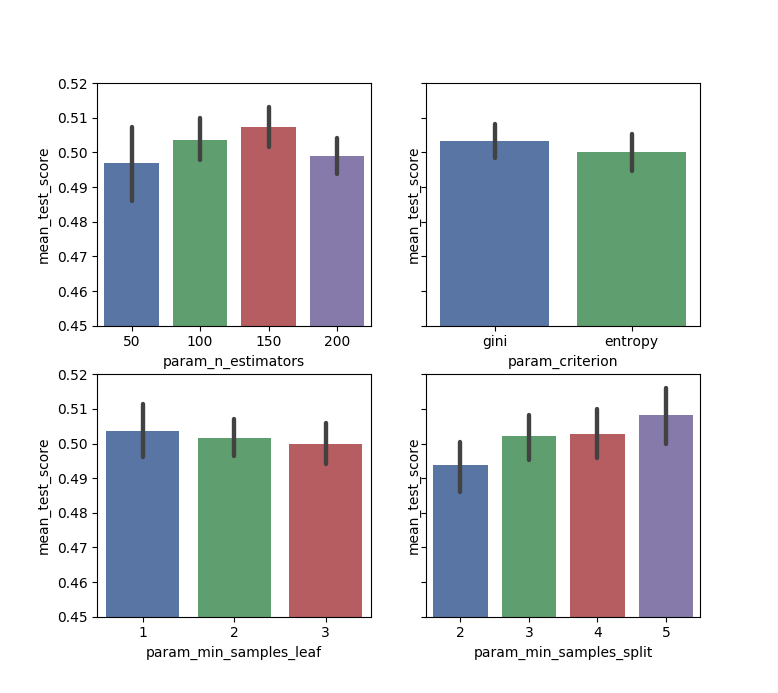

The Python source for this figure:
import pandas as pd
import numpy as np
import seaborn as sns
import matplotlib.pyplot as plt
from sklearn.ensemble import RandomForestClassifier
from sklearn.model_selection import RandomizedSearchCV, GridSearchCV


class LoadData(object):
    def __init__(self,
                 clinical_path='data/tidy/train_cli.csv',
                 proteomic_path='data/tidy/train_pro.csv',
                 mismatch_path='data/tidy/sum_tab_1.csv'):
        self.clinical = pd.read_csv(clinical_path, index_col=0)
        self.proteomic = pd.read_csv(proteomic_path, index_col=0)
        self.proteomic = self.fix_data(self.proteomic)
        self.proteomic = self.normalize(self.proteomic)
        self.mismatch = pd.read_csv(mismatch_path, index_col=0)


    def normalize(self, df):
        return (df - df.mean()) / (df.max() - df.min())

    def fix_data(self, df):
        bad_columns = ["TMEM35A"]
        return df.fillna(0.0).drop(bad_columns, axis="columns")


if __name__ == "__main__":
    np.random.seed(0)
    data = LoadData()
    params = {
        "n_estimators": [50, 100, 150, 200],
        "criterion": ["gini", "entropy"],
        "min_samples_split": [2, 3, 4, 5],
        "min_samples_leaf": [1, 2, 3],
    }
    rf = RandomForestClassifier()
    clf = GridSearchCV(rf, params)
    clf.fit(data.proteomic, pd.get_dummies(data.clinical))
    print("Best params:", clf.best_params_)
    df = pd.DataFrame(clf.cv_results_)

    # Make plots
    fig, axs = plt.subplots(ncols=2, nrows=2, sharey=True, figsize=(5, 6))
    plt.ylim(0.45, 0.52)
    plt.suptitle("Random Forests Parameter Optimization")
    val = "mean_test_score"
    # val = "mean_fit_time"
    sns.barplot(x="param_n_estimators", y=val, data=df, ax=axs[0][0])
    sns.barplot(x="param_criterion", y=val, data=df, ax=axs[0][1])
    sns.barplot(x="param_min_samples_leaf", y=val, data=df, ax=axs[1][0])
    sns.barplot(x="param_min_samples_split", y=val, data=df, ax=axs[1][1])

    fig.savefig("parameter_optimization/randomforest.png")
